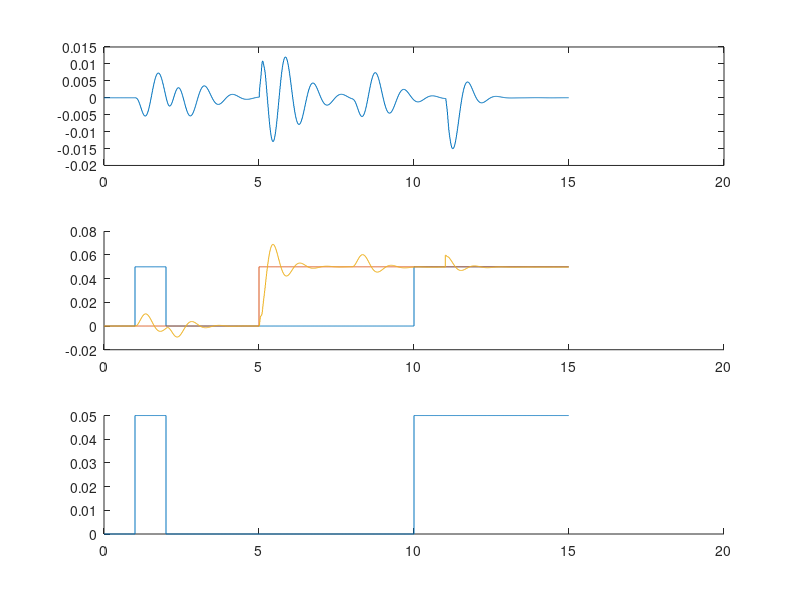

Source code (MATLAB): (Note: this script raises an error after producing the figure.)
clear;clc;close all
load('OutputMPC.mat')
%%
titles = {
    'State1: Sprung Mass Velocity';
    'State2: Pitch Rate';
    'State3: Unsprung Mass Velocity (Front)';
    'State4: Unsprung Mass Velocity (Rear)';
    'State5: Suspension Travel (Front)';
    'State6: Suspension Travel (Rear)';
    'State7: Tire Deformation (Front)';
    'State8: Tire Deformation (Rear)'
    };
ylabels = {
    '$\dot{x_b}$[m/s]';
    '$\dot{\theta}$[rad/s]';
    '$\dot{x_{w1}}$[m/s]';
    '$\dot{x_{w2}}$[m/s]';
    '$x_{sus1}$[m]';
    '$x_{sus2}$[m]';
    '$x_{t1}$[m]';
    '$x_{t2}$[m]'
    };
timestamp = 0:0.01:15;
div = 15;
d1 = [zeros(1,T/div) 0.1*ones(1,1*T/div) zeros(1,8*T/div) 0.1*ones(1,5*T/div)];
%%
figure(1)
subplot(3,1,1)
stairs(timestamp(1:end-1), y(1,:))
subplot(3,1,2)
hold on
stairs(timestamp(1:end-1), d1*0.5)
stairs(timestamp(1:end-1), yref(3,:))
stairs(timestamp(1:end-1), y(3,:))
subplot(3,1,3)
hold on
stairs(timestamp(1:end-1), d1*0.5)
stairs(timestamp(1:end-1), yref(4,:))
stairs(timestamp(1:end-1), y(4,:))
%%
figure()
hold on
stairs(timestamp(1:end-1), u_rec(1,:))
stairs(timestamp(1:end-1), ur_plot(1,:))
%%
ddotx_b = timeseries(y(1,:), timestamp(1:end-1));
dotx_b = timeseries(xe(1,:), timestamp(1:end));
